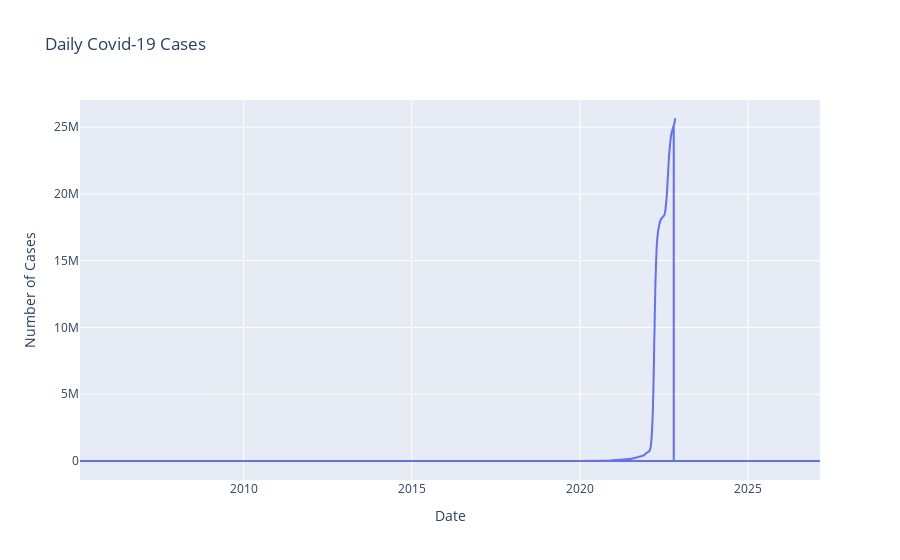

The cell this chart's notebook holds for it:
### Code cell
fig = px.line(covid, x, y, title="Daily Covid-19 Cases",
             labels={
                 "date" : "Date", "nat_pat" : "Number of Cases"
             })
fig.show()

### Figure 1 — Plotly figure (JSON) as saved in the notebook; plotly's stock layout.template omitted (floating-point values rounded to 4 significant figures; data arrays with more than 128 entries replaced by an {"elided": "..."} marker saying what was removed)
{"data": [{"hovertemplate": "Date=%{x}<br>Number of Cases=%{y}<extra></extra>", "legendgroup": "", "line": {"color": "#636efa", "dash": "solid"}, "marker": {"symbol": "circle"}, "mode": "lines", "name": "", "showlegend": false, "type": "scattergl", "x": {"elided": "1002 str values"}, "xaxis": "x", "y": {"elided": "1002 float values"}, "yaxis": "y"}], "layout": {"legend": {"tracegroupgap": 0}, "title": {"text": "Daily Covid-19 Cases"}, "xaxis": {"anchor": "y", "domain": [0, 1], "title": {"text": "Date"}}, "yaxis": {"anchor": "x", "domain": [0, 1], "title": {"text": "Number of Cases"}}}}
